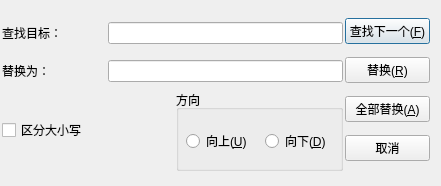
<?xml version="1.0" encoding="UTF-8"?>
<ui version="4.0">
 <class>ReplaceDialog</class>
 <widget class="QDialog" name="ReplaceDialog">
  <property name="geometry">
   <rect>
    <x>0</x>
    <y>0</y>
    <width>441</width>
    <height>186</height>
   </rect>
  </property>
  <property name="maximumSize">
   <size>
    <width>16777215</width>
    <height>16777215</height>
   </size>
  </property>
  <property name="windowTitle">
   <string>Dialog</string>
  </property>
  <widget class="QWidget" name="layoutWidget">
   <property name="geometry">
    <rect>
     <x>345</x>
     <y>11</y>
     <width>85</width>
     <height>161</height>
    </rect>
   </property>
   <layout class="QVBoxLayout" name="verticalLayout_2">
    <item>
     <widget class="QPushButton" name="btnFindNext">
      <property name="text">
       <string>查找下一个(&amp;F)</string>
      </property>
     </widget>
    </item>
    <item>
     <widget class="QPushButton" name="btnReplace">
      <property name="text">
       <string>替换(&amp;R)</string>
      </property>
     </widget>
    </item>
    <item>
     <widget class="QPushButton" name="btnReplaceAll">
      <property name="text">
       <string>全部替换(&amp;A)</string>
      </property>
     </widget>
    </item>
    <item>
     <widget class="QPushButton" name="btnCancel">
      <property name="text">
       <string>取消</string>
      </property>
     </widget>
    </item>
   </layout>
  </widget>
  <widget class="QWidget" name="layoutWidget">
   <property name="geometry">
    <rect>
     <x>2</x>
     <y>12</y>
     <width>341</width>
     <height>81</height>
    </rect>
   </property>
   <layout class="QVBoxLayout" name="verticalLayout">
    <item>
     <layout class="QHBoxLayout" name="horizontalLayout">
      <item>
       <widget class="QLabel" name="label">
        <property name="sizePolicy">
         <sizepolicy hsizetype="Fixed" vsizetype="Preferred">
          <horstretch>0</horstretch>
          <verstretch>0</verstretch>
         </sizepolicy>
        </property>
        <property name="minimumSize">
         <size>
          <width>100</width>
          <height>0</height>
         </size>
        </property>
        <property name="maximumSize">
         <size>
          <width>100</width>
          <height>16777215</height>
         </size>
        </property>
        <property name="text">
         <string>查找目标：</string>
        </property>
       </widget>
      </item>
      <item>
       <widget class="QLineEdit" name="searchText"/>
      </item>
     </layout>
    </item>
    <item>
     <layout class="QHBoxLayout" name="horizontalLayout_2">
      <item>
       <widget class="QLabel" name="label_2">
        <property name="sizePolicy">
         <sizepolicy hsizetype="Fixed" vsizetype="Preferred">
          <horstretch>0</horstretch>
          <verstretch>0</verstretch>
         </sizepolicy>
        </property>
        <property name="minimumSize">
         <size>
          <width>100</width>
          <height>0</height>
         </size>
        </property>
        <property name="maximumSize">
         <size>
          <width>100</width>
          <height>16777215</height>
         </size>
        </property>
        <property name="text">
         <string>替换为：</string>
        </property>
       </widget>
      </item>
      <item>
       <widget class="QLineEdit" name="targetText"/>
      </item>
     </layout>
    </item>
   </layout>
  </widget>
  <widget class="QWidget" name="layoutWidget">
   <property name="geometry">
    <rect>
     <x>2</x>
     <y>90</y>
     <width>341</width>
     <height>81</height>
    </rect>
   </property>
   <layout class="QHBoxLayout" name="horizontalLayout_4">
    <item>
     <widget class="QCheckBox" name="cbCaseSensitive">
      <property name="text">
       <string>区分大小写</string>
      </property>
     </widget>
    </item>
    <item>
     <widget class="QGroupBox" name="groupBox">
      <property name="title">
       <string>方向</string>
      </property>
      <widget class="QWidget" name="layoutWidget">
       <property name="geometry">
        <rect>
         <x>10</x>
         <y>40</y>
         <width>151</width>
         <height>22</height>
        </rect>
       </property>
       <layout class="QHBoxLayout" name="horizontalLayout_3">
        <item>
         <widget class="QRadioButton" name="rbUp">
          <property name="text">
           <string>向上(&amp;U)</string>
          </property>
         </widget>
        </item>
        <item>
         <widget class="QRadioButton" name="rbDown">
          <property name="text">
           <string>向下(&amp;D)</string>
          </property>
         </widget>
        </item>
       </layout>
      </widget>
     </widget>
    </item>
   </layout>
  </widget>
 </widget>
 <resources/>
 <connections/>
</ui>
